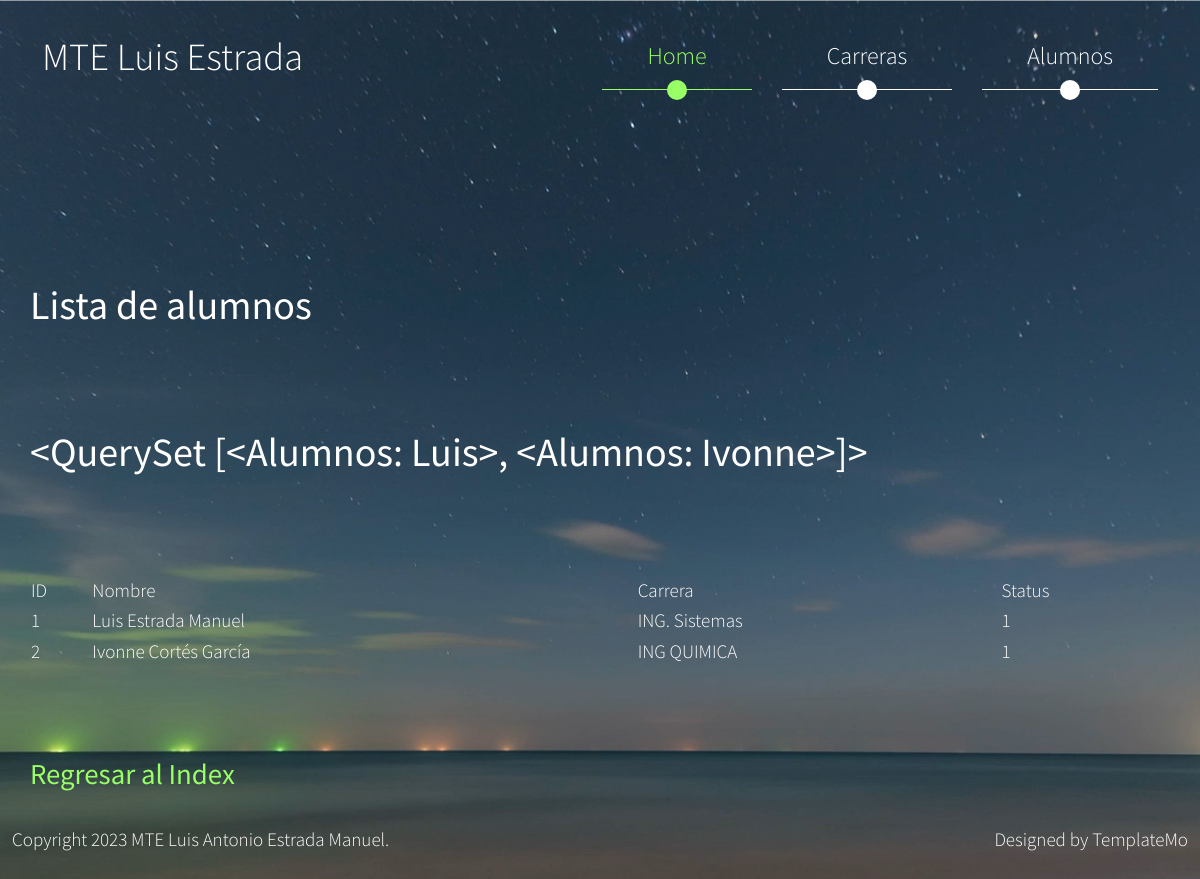
Screenshot of /alumnos/alumnos with the database file from the repository.
### alumnos/models.py (models this page shows, shortened)
class Alumnos(models.Model):
    no_ctrol = models.CharField(max_length=20)
    nombre = models.CharField(max_length=80)
    ap_pat = models.CharField(max_length=80)
    ap_mat = models.CharField(max_length=80)
    carrera = models.ForeignKey(Carreras,on_delete=models.PROTECT)
    status = models.SmallIntegerField()
    def __str__(self):
        return self.nombre

class Carreras(models.Model):
    nombre = models.CharField(max_length=80)
    status = models.SmallIntegerField()

### alumnos/views.py (the view)
# urls.py: path('alumnos',views.alumnos),
def alumnos(request):
    alu = Alumnos.objects.all()
    return render(request,'alumnos.html',{
        'alumnos': alu
    })

### alumnos/templates/alumnos.html
{% extends "plantilla/master.html" %}
{% load static %}
{% block contenido %}
    <h1>Lista de alumnos</h1>
    <h1>{{ alumnos }}</h1>
    <table>
        <tr>
            <td>ID</td>
            <td>Nombre</td>
            <td>Carrera</td>
            <td>Status</td>
        </tr>
        {% for alumno in alumnos %}
        <tr>
            <td>{{ alumno.id }}</td>
            <td>{{ alumno.nombre }} {{ alumno.ap_pat }} {{ alumno.ap_mat }} </td>
            <td>{{ alumno.carrera.nombre }}</td>
            <td>{{ alumno.status }}</td>
        </tr>
        {% endfor %}
    </table>
    <h2><a href="index" >Regresar al Index</a></h2>
    {% endblock %}

### alumnos/templates/plantilla/master.html
{% include 'plantilla/encabezado.html' %}
{% include 'plantilla/menu.html' %}
{% block contenido %}
{% endblock %}
{% include 'plantilla/pie.html' %}

### alumnos/templates/plantilla/encabezado.html (shortened to what this page needs)
{% load static %}
<!DOCTYPE html>
<html lang="en">
<head>
    <link rel="stylesheet" href="{% static 'css/bootstrap.min.css' %}">
    <link rel="stylesheet" href="{% static 'css/slick.css" type="text/css' %}" />
    <link rel="stylesheet" href="{% static 'css/templatemo-style.css' %}">
</head>
<body>
    <video autoplay muted loop id="bg-video">
        <source src="{% static 'video/gfp-astro-timelapse.mp4' %}" type="video/mp4">
    </video>
    <div class="page-container">

### alumnos/templates/plantilla/menu.html (shortened to what this page needs)
<div class="container-fluid">
    <div class="row">
      <div class="col-xs-12">
        <div class="cd-slider-nav">
          <nav class="navbar navbar-expand-lg" id="tm-nav">
            <a class="navbar-brand" href="#">MTE Luis Estrada</a>
              <div class="collapse navbar-collapse" id="navbar-supported-content">
                <ul class="navbar-nav mb-2 mb-lg-0">
                  <li class="nav-item selected">
                    <a class="nav-link" aria-current="page" href="index" data-no="1">Home</a>
                    <div class="circle"></div>
                  </li>
                  <li class="nav-item">
                    <a class="nav-link" href="carreras" data-no="2">Carreras</a>
                    <div class="circle"></div>
                  </li>
                  <li class="nav-item">
                    <a class="nav-link" href="alumnos" data-no="3">Alumnos</a>
                    <div class="circle"></div>
                  </li>
                </ul>
              </div>
          </nav>
        </div>
      </div>
    </div>
  </div>

### alumnos/templates/plantilla/pie.html (shortened to what this page needs)
{% load static %}
</div>
<div class="container-fluid">
    <footer class="row mx-auto tm-footer">
      <div class="col-md-6 px-0">
        Copyright 2023 MTE Luis Antonio Estrada Manuel.
      </div>
      <div class="col-md-6 px-0 tm-footer-right">
        Designed by <a rel="sponsored" href="https://templatemo.com" target="_blank" class="tm-link-white">TemplateMo</a>
      </div>
    </footer>
  </div>
</body>
</html>

### alumnos/static/css/templatemo-style.css (style rules this page uses)
html, body, .page-container { height: 100%; }
body { font-family: 'Source Sans Pro', sans-serif; font-size: 19px; font-weight: 300; color: white; line-height: 1.5; }
a { color: #9F6; text-decoration: none; transition: all 0.3s ease; }
h2 { font-size: 1.8rem; }
.page-container { display: flex; flex-direction: column; justify-content: space-between; padding-left: 30px; padding-right: 30px; }
.container-fluid { max-width: 1860px; }
#bg-video { position: fixed; left: 50%; top: 50%; bottom: auto; right: auto; min-width: 100%; min-height: 100%; transform: translateX(-50%) translateY(-50%); z-index: -100; background-image: url(../img/tm-astro-bg.jpg); background-position: center; background-size: cover; background-repeat: no-repeat; }
#tm-nav { z-index: 1000; }
.navbar a { color: white; }
.navbar-brand { font-size: 2.4rem; }
.navbar { margin-top: 15px; }
.navbar .navbar-nav .nav-item { margin-left: 15px; margin-right: 15px; }
.navbar .navbar-nav .nav-item:last-child { margin-right: 0; }
.navbar .navbar-nav .nav-item .nav-link { font-size: 1.5rem; padding: 15px 65px; border-bottom: 1px solid white; }
.nav-item { position: relative; }
.circle { position: absolute; left: calc(50% - 10px); bottom: -10px; width: 20px; height: 20px; background-color: white; border-radius: 50%; }
.navbar .navbar-nav .nav-item.selected .nav-link, .navbar .navbar-nav .nav-item .nav-link:hover { color: #99FF66; border-bottom: 1px solid #99FF66; }
.cd-slider-nav li.selected a+.circle, .navbar .navbar-nav .nav-item .nav-link:hover+.circle { background-color: #99FF66; }
.tm-link-white { color: white; }
.tm-footer { padding-top: 25px; padding-bottom: 25px; width: 100%; display: flex; justify-content: space-between; }
.tm-footer-right { text-align: right; }
@media (min-width: 992px) { .navbar-expand-lg .navbar-collapse { justify-content: flex-end; } }
@media (max-width: 1200px) { .navbar .navbar-nav .nav-item .nav-link { padding: 15px 45px; } }

### rows the page displays
Alumnos: nombre.nombre "<QuerySet [<Alumnos: Luis>, <Alumnos: Ivonne>]>", id "1", nombre "Luis", ap_pat "Estrada", ap_mat "Manuel", carrera.nombre "ING. Sistemas", status "1"
Alumnos: id "2", nombre "Ivonne", ap_pat "Cortés", ap_mat "García", carrera.nombre "ING QUIMICA", status "1"
